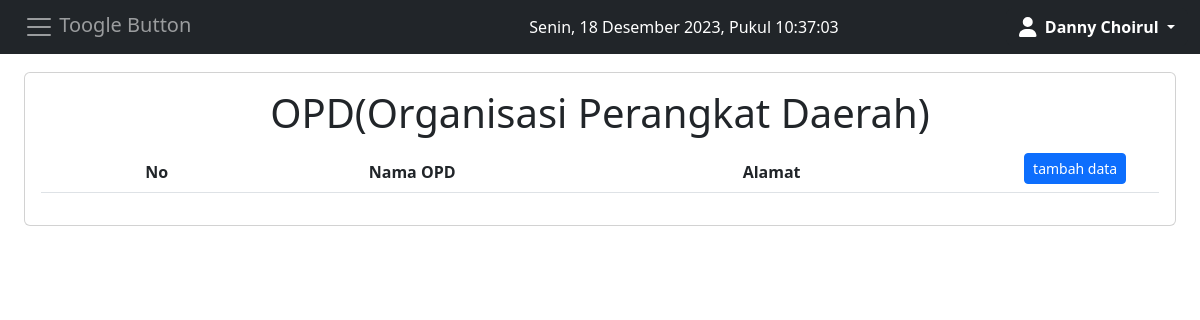
The app's page /opd/index.php (signed in), older data.
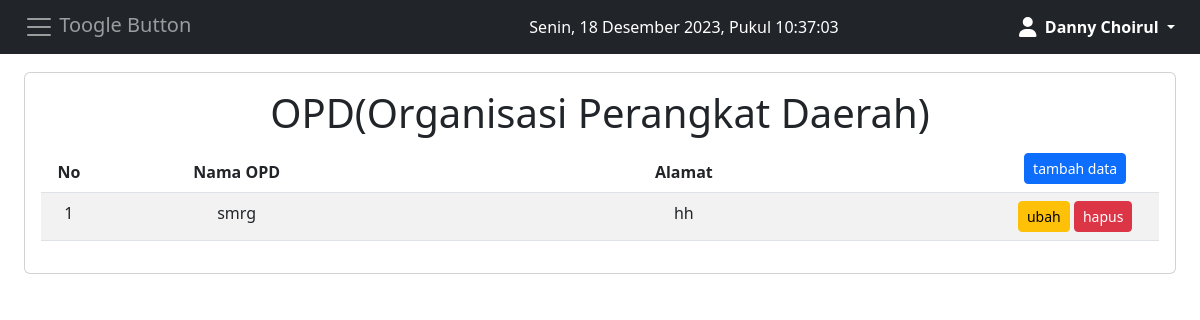
The same page, newer data.
### tables this page shows
CREATE TABLE `opd`  (
  `id_opd` varchar(255) NOT NULL,
  `nama_opd` varchar(255) NOT NULL,
  `alamat_opd` varchar(255) NOT NULL,
  PRIMARY KEY (`id_opd`) USING BTREE,
  INDEX `nama_opd`(`nama_opd`) USING BTREE,
  INDEX `nama_opd_2`(`nama_opd`, `id_opd`, `alamat_opd`) USING BTREE,
  INDEX `nama_opd_3`(`nama_opd`, `id_opd`) USING BTREE
);

### koneksi.php (called while the page is built)
<?php
$db = mysqli_connect("localhost", "root", "", "pendataan");
function query($query)
{
    global $db;
    $result = mysqli_query($db, $query);
    $rows = [];
    while ($row = mysqli_fetch_assoc($result)) {
        $rows[] = $row;
    }
    return $rows;
}

### opd/index.php (the view, shortened to what this page needs)
<?php
require '../header.php';
$opd = query("SELECT * FROM opd ORDER BY id_opd Asc");
?>
<body>
  <div class="p-4" id="main-content">
    <div class="card mt-5">
      <div class="card-body">
        <h1 style="text-align:center">OPD(Organisasi Perangkat Daerah) </h1>
        <table class="table table-striped" id="datatable">
          <thead>
            <tr style="text-align:center">
              <th style="text-align:center" style="width: 15%">No</th>
              <th width="25%" style="text-align:center">Nama OPD</th>
              <th style="text-align:center">Alamat</th>
              <th width="15%" style="text-align:center">
                <a class="btn btn-sm btn-primary" href="tambah.php" role="button">tambah data</a>
              </th>
            </tr>
          <tbody>
            <?php $no = 1; ?>
            <?php foreach ($opd as $row) : ?>
              <tr>
                <td width="5%" style="text-align: center;" scope="row"><?= $no; ?></td>
                <td style="text-align: center;"><?= $row["nama_opd"]; ?></td>
                <td style="text-align: center;"><?= $row["alamat_opd"]; ?></td>
                <td style="text-align: center">
                  <a class="btn btn-sm btn-warning" href="ubah.php?id_opd=<?= $row["id_opd"]; ?>" role="button">ubah</a>
                  <a class="btn btn-sm btn-danger" href="hapus.php?id_opd=<?= $row["id_opd"]; ?>" onclick="return confirm('yakin?');" role="button">hapus</a>
                </td>
              </tr>
            <?php $no++;
            endforeach; ?>
          </tbody>
          </thead>
        </table>
      </div>
    </div>
  </div>
</body>
<?php require '../footer.php'; ?>

Row changes from the older to the newer data that the page shows:
added opd: nama_opd "smrg", alamat_opd "hh"
